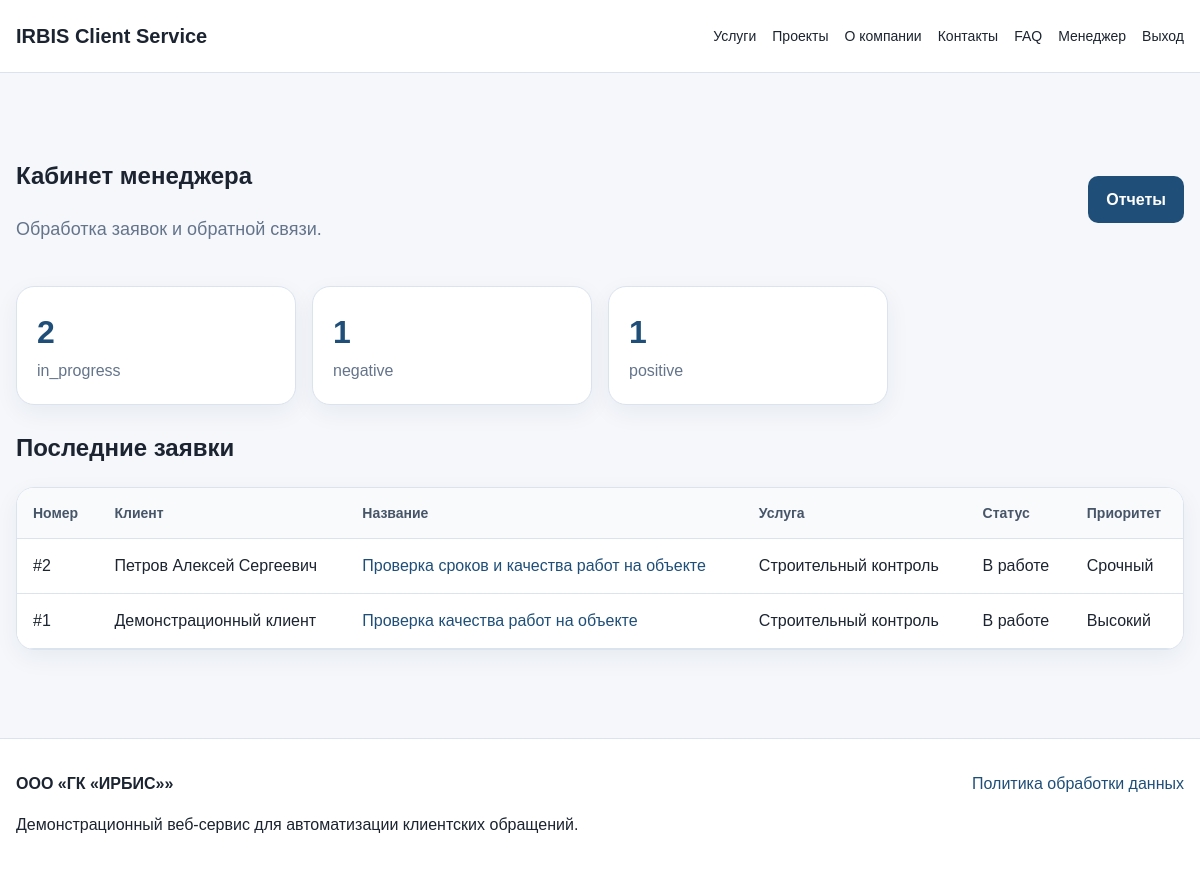
The page /manager/dashboard (signed in) on the database its author committed.
### app/domain/feedback.py (models this page shows, shortened)
class Feedback(db.Model):
    __tablename__ = "feedback"
    id = db.Column(db.Integer, primary_key=True)
    text = db.Column(db.Text, nullable=False)
    sentiment = db.Column(db.String(40), nullable=False)
    aspect = db.Column(db.String(80), nullable=False)
    confidence = db.Column(db.Float, nullable=True)
    model_available = db.Column(db.Boolean, default=False)
    created_at = db.Column(db.DateTime, default=datetime.utcnow)
    request_id = db.Column(db.Integer, db.ForeignKey("client_requests.id"), nullable=False)
    author_id = db.Column(db.Integer, db.ForeignKey("users.id"), nullable=False)
    request = db.relationship("ClientRequest", back_populates="feedback_items")
    author = db.relationship("User", back_populates="feedback_items")

### app/domain/client_request.py (models this page shows)
class ClientRequest(db.Model):
    __tablename__ = "client_requests"
    id = db.Column(db.Integer, primary_key=True)
    title = db.Column(db.String(220), nullable=False)
    description = db.Column(db.Text, nullable=False)
    object_address = db.Column(db.String(260), nullable=True)
    priority = db.Column(db.String(40), nullable=False, default="medium")
    status = db.Column(db.String(60), nullable=False, default="new")
    created_at = db.Column(db.DateTime, default=datetime.utcnow)
    updated_at = db.Column(db.DateTime, default=datetime.utcnow, onupdate=datetime.utcnow)
    client_id = db.Column(db.Integer, db.ForeignKey("users.id"), nullable=False)
    manager_id = db.Column(db.Integer, db.ForeignKey("users.id"), nullable=True)
    service_id = db.Column(db.Integer, db.ForeignKey("services.id"), nullable=False)
    client = db.relationship("User", back_populates="requests", foreign_keys=[client_id])
    manager = db.relationship("User", back_populates="assigned_requests", foreign_keys=[manager_id])
    service = db.relationship("Service", back_populates="requests")
    comments = db.relationship("RequestComment", back_populates="request", cascade="all, delete-orphan")
    feedback_items = db.relationship("Feedback", back_populates="request", cascade="all, delete-orphan")
    def status_label(self):
        labels = {
            "new": "Новая",
            "in_progress": "В работе",
            "waiting_client": "Ожидает клиента",
            "completed": "Завершена",
            "cancelled": "Отменена",
        }
        return labels.get(self.status, self.status)
    def priority_label(self):
        labels = {
            "low": "Низкий",
            "medium": "Средний",
            "high": "Высокий",
            "urgent": "Срочный",
        }
        return labels.get(self.priority, self.priority)

### app/domain/user.py (models this page shows, shortened)
class User(UserMixin, db.Model):
    __tablename__ = "users"
    id = db.Column(db.Integer, primary_key=True)
    username = db.Column(db.String(80), unique=True, nullable=False, index=True)
    email = db.Column(db.String(160), unique=True, nullable=False, index=True)
    full_name = db.Column(db.String(160), nullable=False)
    role = db.Column(db.String(30), nullable=False, default="client")
    company = db.Column(db.String(160), nullable=True)
    phone = db.Column(db.String(40), nullable=True)
    password_hash = db.Column(db.String(255), nullable=False)
    is_active_user = db.Column(db.Boolean, default=True)
    created_at = db.Column(db.DateTime, default=datetime.utcnow)
    requests = db.relationship("ClientRequest", back_populates="client", foreign_keys="ClientRequest.client_id")
    assigned_requests = db.relationship("ClientRequest", back_populates="manager", foreign_keys="ClientRequest.manager_id")
    comments = db.relationship("RequestComment", back_populates="author")
    feedback_items = db.relationship("Feedback", back_populates="author")
    @property
    def is_active(self):
        return self.is_active_user

### app/domain/service.py (models this page shows)
class Service(db.Model):
    __tablename__ = "services"
    id = db.Column(db.Integer, primary_key=True)
    title = db.Column(db.String(180), nullable=False)
    slug = db.Column(db.String(120), unique=True, nullable=False, index=True)
    short_description = db.Column(db.String(300), nullable=False)
    full_description = db.Column(db.Text, nullable=False)
    is_active = db.Column(db.Boolean, default=True)
    created_at = db.Column(db.DateTime, default=datetime.utcnow)
    requests = db.relationship("ClientRequest", back_populates="service")

### app/routes/manager.py (the view)
@manager_bp.route("/dashboard")
@roles_required("manager", "admin")
def dashboard():
    requests = ClientRequest.query.order_by(ClientRequest.created_at.desc()).limit(10).all()
    status_stats = get_status_statistics()
    sentiment_stats = get_sentiment_statistics()
    return render_template("manager_dashboard.html", requests=requests, status_stats=status_stats, sentiment_stats=sentiment_stats)

### app/__init__.py (called while the page is built)
@login_manager.user_loader
def load_user(user_id):
    return User.query.get(int(user_id))

### app/services/report_service.py (called while the page is built)
def get_status_statistics():
    rows = db.session.query(ClientRequest.status, func.count(ClientRequest.id)).group_by(ClientRequest.status).all()
    return {status: count for status, count in rows}

def get_sentiment_statistics():
    rows = db.session.query(Feedback.sentiment, func.count(Feedback.id)).group_by(Feedback.sentiment).all()
    return {sentiment: count for sentiment, count in rows}

### app/utils/access_control.py (called while the page is built)
def roles_required(*roles):
    def decorator(view_function):
        @wraps(view_function)
        @login_required
        def wrapped_view(*args, **kwargs):
            if current_user.role not in roles:
                abort(403)
            return view_function(*args, **kwargs)
        return wrapped_view
    return decorator

### templates/manager_dashboard.html (shortened to what this page needs)
{% extends "base.html" %}
{% block content %}
<section class="container section">
    <div class="page-header"><div><h1>Кабинет менеджера</h1><p class="lead">Обработка заявок и обратной связи.</p></div><a class="button" href="{{ url_for('manager.reports') }}">Отчеты</a></div>
    <div class="stats-grid">
        {% for status, count in status_stats.items() %}<div class="stat-card"><strong>{{ count }}</strong><span>{{ status }}</span></div>{% endfor %}
        {% for sentiment, count in sentiment_stats.items() %}<div class="stat-card"><strong>{{ count }}</strong><span>{{ sentiment }}</span></div>{% endfor %}
    </div>
    <h2>Последние заявки</h2>
    {% include 'partials/request_table.html' %}
</section>
{% endblock %}

### templates/partials/request_table.html
<div class="table-card">
<table>
    <thead><tr><th>Номер</th><th>Клиент</th><th>Название</th><th>Услуга</th><th>Статус</th><th>Приоритет</th></tr></thead>
    <tbody>
    {% for item in requests %}
    <tr>
        <td>#{{ item.id }}</td>
        <td>{{ item.client.full_name }}</td>
        <td><a href="{{ url_for('manager.request_detail', request_id=item.id) }}">{{ item.title }}</a></td>
        <td>{{ item.service.title }}</td>
        <td>{{ item.status_label() }}</td>
        <td>{{ item.priority_label() }}</td>
    </tr>
    {% else %}
    <tr><td colspan="6">Заявки не найдены.</td></tr>
    {% endfor %}
    </tbody>
</table>
</div>

### static/css/main.css (style rules this page uses)
:root { --bg: #f5f7fb; --surface: #ffffff; --text: #1b2430; --muted: #64748b; --line: #dbe3ef; --primary: #1f4f78; --primary-dark: #173d5d; --accent: #d69c2f; --success: #0f766e; --warning: #b45309; --danger: #b91c1c; }
* { box-sizing: border-box; }
body { margin: 0; font-family: Arial, sans-serif; background: var(--bg); color: var(--text); line-height: 1.6; }
a { color: var(--primary); text-decoration: none; }
.container { width: min(1180px, calc(100% - 32px)); margin: 0 auto; }
.nav-button, .button { display: inline-flex; align-items: center; justify-content: center; background: var(--primary); color: white !important; border: 0; border-radius: 10px; padding: 11px 18px; font-weight: 700; cursor: pointer; }
.hero-card, .card, .panel, .form-card, .table-card, .stat-card { background: var(--surface); border: 1px solid var(--line); border-radius: 18px; box-shadow: 0 8px 24px rgba(15, 45, 70, 0.06); }
.section { padding: 48px 0; }
.lead { color: var(--muted); font-size: 18px; }

### static/css/dashboard.css (style rules this page uses)
.page-header { display: flex; align-items: center; justify-content: space-between; gap: 20px; margin-bottom: 24px; }
.stats-grid { display: grid; grid-template-columns: repeat(4, 1fr); gap: 16px; margin: 24px 0; }
.stat-card { padding: 20px; }
.stat-card strong { display: block; font-size: 32px; color: var(--primary); }
.stat-card span { color: var(--muted); }
.table-card { overflow: auto; }
table { width: 100%; border-collapse: collapse; background: white; }
th, td { padding: 14px 16px; border-bottom: 1px solid var(--line); text-align: left; vertical-align: top; }
th { background: #f8fafc; font-size: 14px; color: #475569; }

### rows shown on the page
Feedback: model_available "1", sentiment "negative"
Feedback: count "1", sentiment "positive"
ClientRequest: id "2", client.full_name "Петров Алексей Сергеевич", title "Проверка сроков и качества работ на объекте", service "Строительный контроль", status_label "В работе", priority_label "Срочный"
ClientRequest: id "1", client.full_name "Демонстрационный клиент", title "Проверка качества работ на объекте", service "Строительный контроль", status_label "В работе", priority_label "Высокий"

### other values the page prints
{{ count }} "2"
{{ status }} "in_progress"
